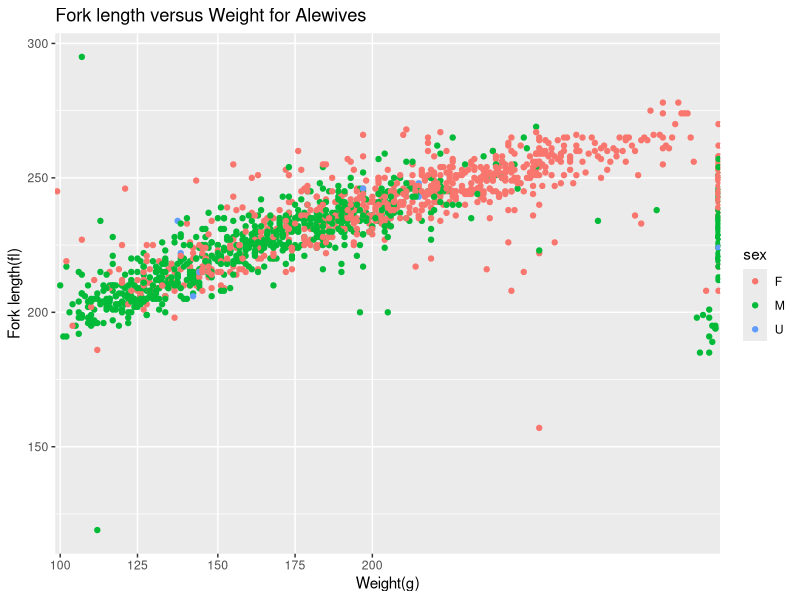

Generate this figure with R:
## ---- chunk 1

## ---- chunk 2
knitr::opts_chunk$set(echo = TRUE)
## ---- chunk 3
library("tidyverse")

alewife17 <- read_csv("alewife13_17.csv", col_type= "iiiiciiciiicc")

alewife17 <- read.csv("alewife13_17.csv")
View(alewife17)
names(alewife17)
## ---- chunk 4
alewife17.df <- filter(alewife17, y==2017)
## ---- chunk 5

alewife17.df %>%
  count(sx)

## ---- chunk 6
aw.df <- mutate(alewife17.df, 
                sex = toupper(str_trim(sx)), 
                sex = ifelse(sex %in% c("-","?", "NA"), "U", sex))
# check
with(aw.df, table(sex, sx))
## ---- chunk 7
aw.df$sx <- NULL
## ---- chunk 8
aw.df <- mutate(aw.df,w = ifelse(w %in% c("na"), "NA", w))
View(aw.df)
## ---- chunk 9
ggplot(data= aw.df,mapping= aes(x=w,y=fl,color=sex),position="jitter")+
  geom_point()+
  ggtitle("Fork length versus Weight for Alewives")+
  scale_x_discrete(breaks = seq(0, 200, 25))+
  xlab("Weight(g)")+
  ylab("Fork length(fl)")
